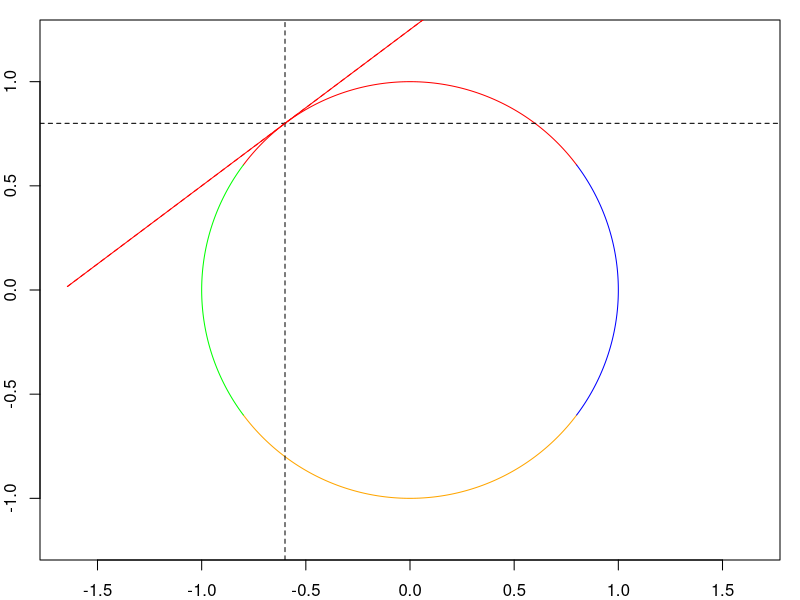
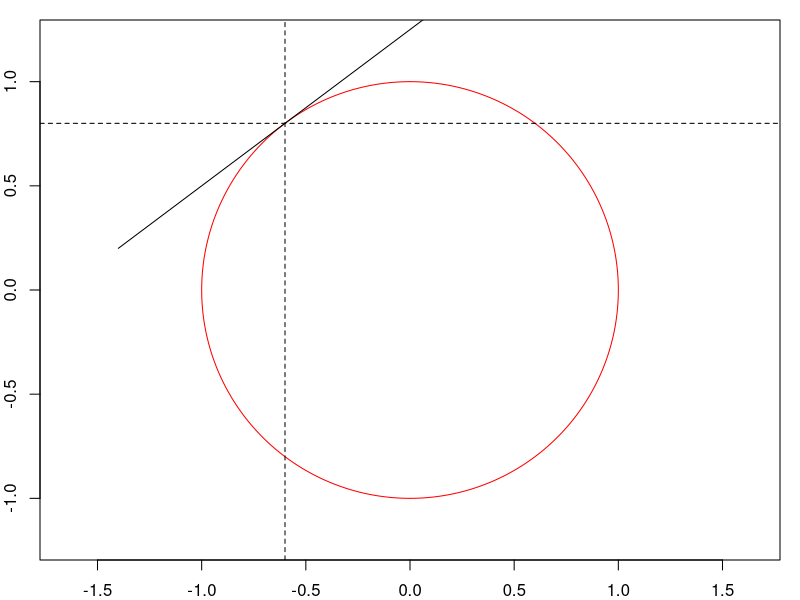
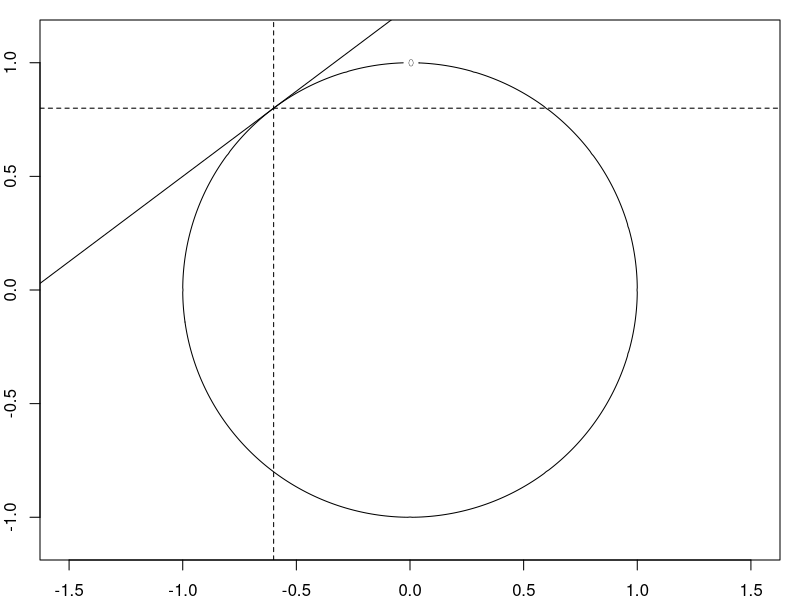
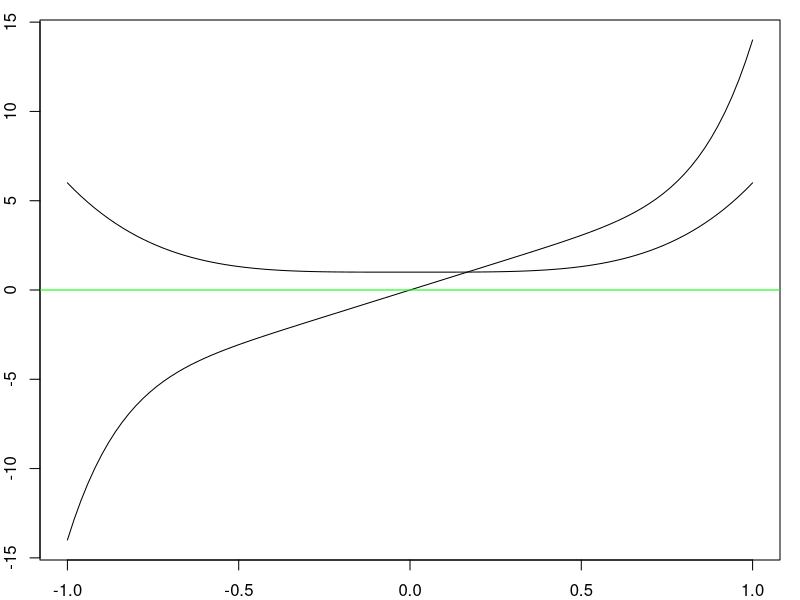
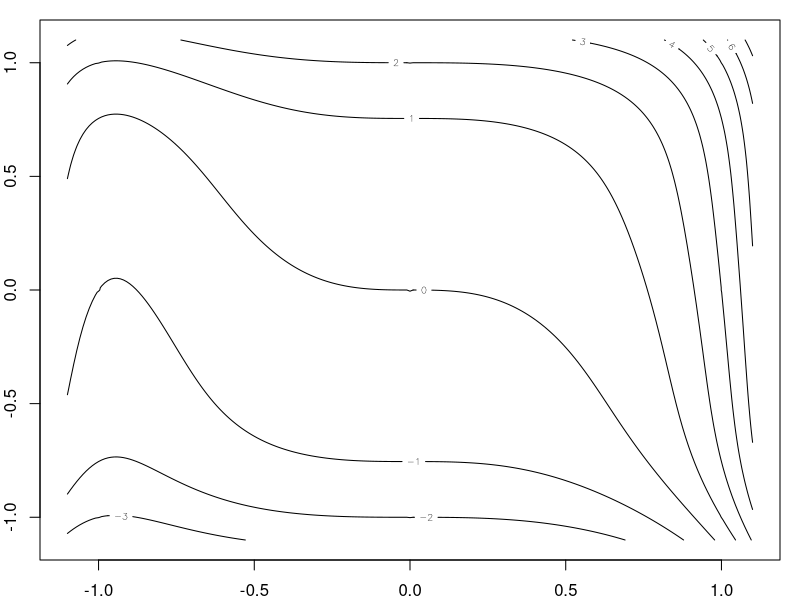
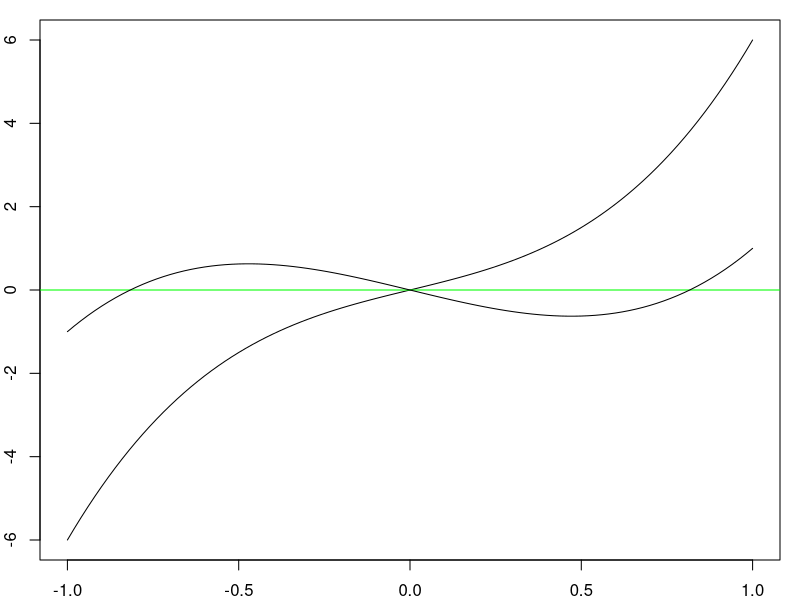
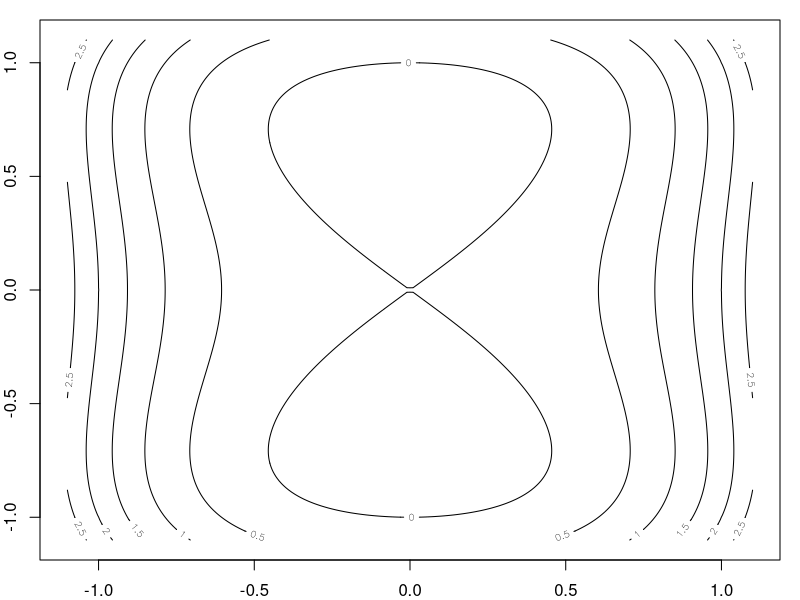
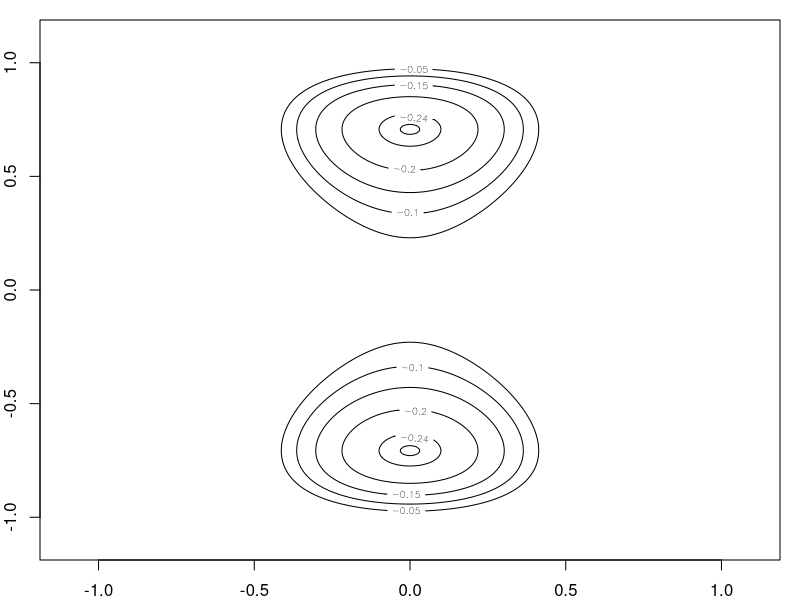

These figures' R source, in order:
#Math 23 Script 3.4B-Manifolds2D.R

#Last modified November 15, 2014 by Paul Bamberg
library(numDeriv)
library(plotrix)    #for circles

#Topic 1 - A one-dimensional submanifold of R^2 -- the unit circle
par(mar=c(2,2,1,1))

#Let's plot the unit circle in three different ways
#1. As a union of function graphs
plot(NULL, xlim = c(-1.2,1.2),  ylim = c(-1.2,1.2), pch = ".", asp = 1) #empty plot
#Near x = 0, y = 1, y is a smooth function of x
x <- seq(-0.8, 0.8, 0.01)   #sequence of x values
y <- sqrt(1 - x^2)         #corresponding sequence of y values
points(x, y, pch = ".", type = "l", col = "red")
#Near x = 0, y = -1, y is a different smooth function of x
y <- -sqrt(1 - x^2)         #corresponding sequence of y values
points(x, y, pch = ".", type = "l", col = "orange")
#Near x = 1, y = 0, x is a smooth function of y
y <- seq(-0.6, 0.6, 0.01)   #sequence of y values
x <- sqrt(1 - y^2)         #corresponding sequence of x values
points(x, y, pch = ".", type = "l", col = "blue")
#Near x = -1, y = 0, x is a different smooth function of y
y <- seq(-0.6, 0.6, 0.01)   #sequence of y values
x <- -sqrt(1 - y^2)         #corresponding sequence of x values
points(x, y, pch = ".", type = "l", col = "green")

#The tangent space at (-0.6. 0.8) is the graph of the derivative of the function
abline(h = 0.8, lty = 2); abline(v = -0.6, lty = 2)
f <- function(x) sqrt(1 - x^2)
Df <- function(x) 0.8 + grad(f, -0.6)*(x+0.6)
curve(Df(x), col = "red", add = TRUE, lty = 2)

#If we write x as a function of y we get the same tangent space
g <- function(y) sqrt(1 - y^2)
Dg <- function(y) -0.6 + grad(g, 0.8)*(x-0.8)
curve(Df(x), col = "red", add = TRUE)


#2. In terms of a parametrization
plot(NULL, xlim = c(-1.2,1.2),  ylim = c(-1.2,1.2), pch = ".", asp = 1) #empty plot
t <- seq(0, 2*pi, 0.01)   #sequence of parameter values
x <- cos(t)     #corresponding sequence of x values
y <- sin(t)     #corresponding sequence of y values
points(x, y, pch = ".", type = "l", col = "red")     #we get the entire circle

#The tangent space is the image of the derivative of the parametrization function
t0 <- acos(-0.6)     #parameter value for (-0.6,0.8)
abline(h = 0.8, lty = 2); abline(v = -0.6, lty = 2)
paramF <- function(t) c(cos(t), sin(t))  #vector-valued function
DparamF <- jacobian(paramF, t0); DparamF   #direction vector
t <- seq(-1,1,.01)   #sequence of parameter values
points(-0.6+ DparamF[1]*t, 0.8 + DparamF[2]*t, pch = ".", type = "l")

#3. As a locus
F <- function(x,y) x^2 +y^2 - 1
#Here is a slightly shorter way to plot a contour line
x <- y <- seq(-1.1,1.1,0.01)
#You may remember using outer() to generate a multiplication table for a finite field.
z <- outer(x,y,F); head(z)
#As required, z is a matrix giving the value of F for each pair of y and z values
contour(x=x, y=x, z=z, levels=0, asp = 1)
v0 <- c(-0.6, 0.8)     #the point where we want the tangent space
F <- function(v) v[1]^2 +v[2]^2 - 1   #rewrite as a vector function
DF <- jacobian(F, v0); DF
abline(h = 0.8, lty = 2); abline(v = -0.6, lty = 2)
#The tangent space is the kernel of DF
#y.dot is the active variable, and x.dot - -A^-1By.dot, where A and B are 1x1 matrices
slope <- -(1/DF[1])*DF[2];slope
y.dot <- seq(-1.1,1.1,0.01)
x.dot <- slope*y.dot
points(-0.6 + x.dot, 0.8 + y.dot, pch = ".", type = "l") #same tangent space

#Topic 2 - Interesting examples from the textbook
#Example 3.1.11 x^8 +2x^3 + y + y^5 = c.
F <- function(x,y) x^8 +2*x^3 + y + y^5
#The test for a smooth manifold is that the Jacobian matrix is never [0 0]
#Just plot (or inspect) the partial derivatives
D1F <- function(x) 8*x^7 + 6*x
curve(D1F(x), from = -1, to = 1)   #is zero for x = 0
D2F <- function(y) 1 + 5*y^4
curve(D2F(y), from = -1, to = 1, xname = "y", add = TRUE)   #is never zero
abline (h = 0, col = "green")

#We know that the locus is a smooth curve but have no clue what is looks like
#Just plot contour lines for various values of c.
x <- y <- seq(-1.1,1.1,0.01)
z <- outer(x,y,F)
#As required, z is a matrix giving the value of F for each pair of y and z values
contour(x=x, y=x, z=z)    #all contour lines are smooth curves

#Example 3.1.12 x^4 + y^4 +x^2 - y^2 = c
F <- function(x,y) x^4 + y^4 +x^2 - y^2
#Again plot (or inspect) the partial derivatives
D1F <- function(x) 4*x^3 + 2*x
curve(D1F(x), from = -1, to = 1)   
abline (h = 0, col = "green")
D2F <- function(y) 3*y^3 - 2*y
curve(D2F(y), from = -1, to = 1, xname = "y", add = TRUE)   #is zero for two values of y
F(0,0)       #c = 0 will not give a smooth manifold
F(0,1/sqrt(2))       #c = -0.25 will not give a smooth manifold

#Plot the contour lines to see what goes wrong.
x <- y <- seq(-1.1,1.1,0.01)
z <- outer(x,y,F)
contour(x=x, y=x, z=z)    #all contour lines for c > 0 are smooth curves
#At x=y=0 we cannot solve for x in terms of y or vice versa
#Let's check negative values of c
contour(x=x, y=x, z=z, levels = c(-0.05, -0.1, -0.15, -0.2, -0.24, -0.249, -0.25))
#The manifold is disconnected , which is OK,
#but for c = -0.25 it degenerates into two isolated points (not shown)
#That is a zero-dimensional manifold

#Topic 3 - Parametrized curves in R^2
#The derivative of the parametrization function must be one-to-one.
#It will fail the test only if it is the zero vector.

#An example:
g1 <- function(t) t + exp(t)
g2 <- function(t) t + exp(2*t)
Dg1 <- function(t) 1 +exp(t)
Dg2 <- function(t) 1 +2*exp(2*t)
curve(Dg1(x), from = -3, to = 1, ylim = c(-3,3))
curve(Dg2(x), from = -3, to = 1, ylim = c(-3,3), col = "red", add = TRUE)
abline(h = 0, col = "green")
#Neither component of the derivative is ever zero.
#we expect to see a smooth parametrized curve.
t <- seq(-3,2,0.01)   #parameter values
plot(NULL, xlim = c(-3,10),  ylim = c(-25,60), pch = ".") #empty plot
points(g1(t), g2(t), pch = ".", type = "l")

#Let's find the tangent line for t = 1.5
x1 <- g1(1.5); y1 <- g2(1.5); x1; y1
abline(v = x1, col = "blue", lty = 2)
abline(h = y1, col = "blue", lty = 2)
Dx1 <- Dg1(1.5); Dy1 <- Dg2(1.5); Dx1; Dy1
#So the tangent space is the subspace with direction vector (5.48, 41.17)
slope <- Dy1/Dx1; slope
#If we want the tangent line, we need the y-intercept
intercept <- y1 - slope*x1; intercept
abline(v = 0, col = "red", lty = 2)
abline(h = intercept, col = "red", lty = 2)
#Now we can plot the tangent line.
abline(intercept, slope, col = "red")

#While we can easily generate lots of points on this manifold, it is difficult
#to test whether a given point lies on the curve.
#Try x = 4, y = 10
abline(v = 4, col = "green", lty = 2)
abline(h = 10, col = "green", lty = 2)
#Even when you find a point on the curve, you still need Newton's method to 
#get the parameter value.

#Now make some small changes so that we no longer have a manifold.
g1 <- function(t) -t + exp(t)
g2 <- function(t) -2*t + exp(2*t)
Dg1 <- function(t) -1 +exp(t)
Dg2 <- function(t) -2 +2*exp(2*t)
curve(Dg1(x), from = -3, to = 1, ylim = c(-3,3))
curve(Dg2(x), from = -3, to = 1, ylim = c(-3,3), col = "red", add = TRUE)
abline(h = 0, col = "green")
#Both components of the derivative are zero when t = 0.
#We expect to see problems with the curve.
t <- seq(-3,2,0.01)   #parameter values
plot(NULL, xlim = c(-3,10),  ylim = c(-25,60), pch = ".") #empty plot
points(g1(t), g2(t), pch = ".", type = "l")
#Let's zero in on the suspect point
t <- seq(-0.6,0,0.001)   #parameter values
plot(NULL, xlim = c(0.8,1.2),  ylim = c(1,1.5), pch = ".") #empty plot
points(g1(t), g2(t), pch = ".", type = "l", col = "red")
t <- seq(0,0.6,0.001)   #parameter values
points(g1(t), g2(t), pch = ".", type = "l", col = "blue")

#Here is another way that we can use smooth functions and still not have a smooth manifold
g1 <- function(t) sin(t)
g2 <- function(t) sin(2*t)
t <- seq(0,2*pi,0.01)   #parameter values
plot(NULL, xlim = c(-1,1 ),  ylim = c(-1,1), pch = ".") #empty plot
points(g1(t), g2(t), pch = ".", type = "l")
#The problem is that the parametrization is not one-to-one
#At the origin, we cannot express either variable as a function of the other.

#Topic 4 - A two-dimensional manifold in R^2
#This is just an open set.
#As a function graph or as a locus it is uninteresting.
#This is example 2.10.6, with a slightly different interpretation.
plot(NULL, xlim = c(-3,11),  ylim = c(-7,7), asp = 1) #empty plot
draw.circle(0,0, radius = 3)
draw.circle(10,0, radius = 1)
#A point of the manifold is the midpoint of any segment joining the circles
vLeft <- function(theta) c(3*cos(theta), 3*sin(theta))
vRight <- function(phi) c(10 + cos(phi), sin(phi))
#Generate a random point
angles <- runif(2, min= 0, max = 2*pi); angles
segments(vLeft(angles[1])[1], vLeft(angles[1])[2], vRight(angles[2])[1], vRight(angles[2])[2], col = "gray")
points((vLeft(angles[1])[1]+vRight(angles[2])[1])/2,(vLeft(angles[1])[2]+vRight(angles[2])[2])/2)

#Now let's plot lots of points on the manifold
N <- 1000
for (i in 1:N) {
  angles <- runif(2, min= 0, max = 2*pi); angles
  points((vLeft(angles[1])[1]+vRight(angles[2])[1])/2,
         (vLeft(angles[1])[2]+vRight(angles[2])[2])/2, pch = 20)
}

#Clearly the manifold is the region between two circles.
#Does it include its boundary?
g <- function(v) c((3*cos(v[1])+cos(v[2]))/2, (3*sin(v[1])+sin(v[2]))/2)
#Look at what happens when the angles theta and phi are equal
u <- 1
segments(vLeft(u)[1], vLeft(u)[2], vRight(u)[1], vRight(u)[2], col = "red")
points((vLeft(u)[1]+vRight(u)[1])/2,(vLeft(u)[2]+vRight(u)[2])/2, pch = 20, col = "red")
Dg <- jacobian(g, c(u,u)); Dg; round(det(Dg))   #the matrix is not invertible

#Look at what happens when the angles theta and phi differ by pi
u <- 2.5
segments(vLeft(u)[1], vLeft(u)[2], vRight(u+pi)[1], vRight(u+pi)[2], col = "blue")
points((vLeft(u)[1]+vRight(u+pi)[1])/2,(vLeft(u)[2]+vRight(u+pi)[2])/2, pch = 20, col = "blue")
Dg <- jacobian(g, c(u,u)); Dg; round(det(Dg))   #the matrix is not invertible

#So when the point is on the boundary of the region the derivative is not 1-to-1.
#To have a manifold, we must exclude these boundary points.
#In other words, the region between the circles must be open.

#Topic 5 - A zero-dimensional manifold in R^2
#Here is a locus function
F<- function(x,y) x^2*(x-1)^2 + y^2*(y-1)^2
x <- y <- seq(-0.5,1.5,0.01)
z <- outer(x,y,F)
contour(x=x, y=x, z=z, levels = c(0.1, 0.05, 0.02, 0.01, 0.001, 0.0001))
#The equation F(x,y) = 0 describes a zero-dimensional manifold of four isolated points
F <- function(v) v[1]^2 *(v[1]-1)^2 + v[2]^2*(v[2]-1)^2   #rewrite as a vector function
v0 <- c(1,0)   #one of the points
DF <- jacobian(F, v0); round(DF, digits = 6)
#So the derivative falis the "onto" test at every point on the manifold.

F<- function(x,y) x*(x-1)*y*(y-1)
x <- y <- seq(-0.5,1.5,0.01)
z <- outer(x,y,F)
contour(x=x, y=x, z=z, levels = c(0.5, 0.2, 0.1, 0.0624, 0.05, 0.01, 0))
#The equation F(x,y) = 0 does not describe a smooth 1-dimensional manifold.
F <- function(v) v[1]*(v[1]-1)*v[2]*(v[2]-1)   #rewrite as a vector function
v0 <- c(1,0)   #one of the points where contour lines cross.
DF <- jacobian(F, v0); round(DF, digits = 6); #DF is [0 0]
#So the derivative fails the "onto" test at the crossing points.
#Eliminate them and we have a disconnected 1-dimensional manifold.


